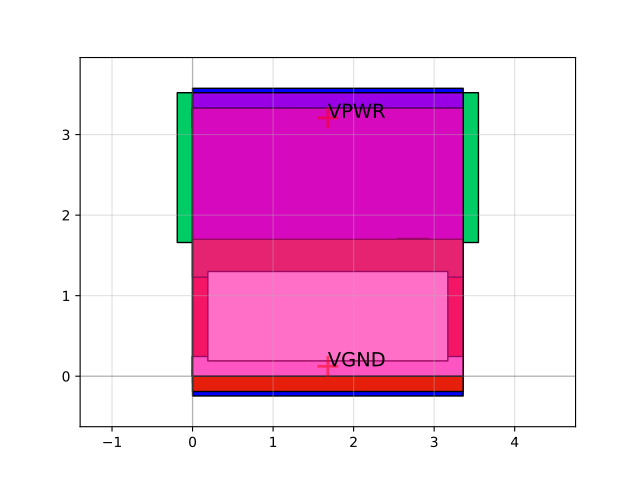

Reproduce this figure in Python.
import sky130

c = sky130.components.sky130_fd_sc_hs__buf_4()
c.plot()
